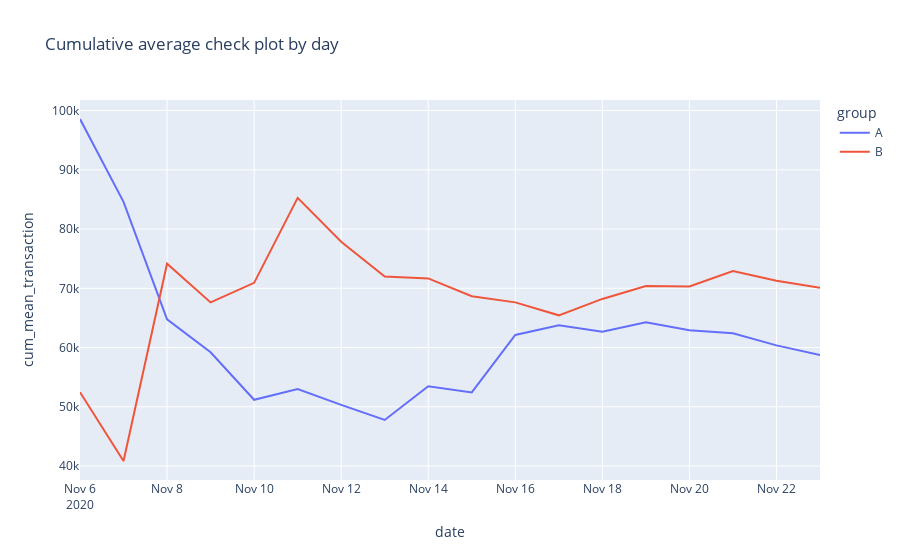

Here is the notebook cell this chart was saved with:
### Code cell
fig = px.line(
    sample_grouped,
    x='date',
    y='cum_mean_transaction',
    color='group',
     title='Cumulative average check plot by day'
)
fig.show()

### Figure 1 — Plotly figure (JSON) as saved in the notebook; plotly's stock layout.template omitted (floating-point values rounded to 4 significant figures)
{"data": [{"hovertemplate": "group=A<br>date=%{x}<br>cum_mean_transaction=%{y}<extra></extra>", "legendgroup": "A", "line": {"color": "#636efa", "dash": "solid"}, "marker": {"symbol": "circle"}, "mode": "lines", "name": "A", "orientation": "v", "showlegend": true, "type": "scatter", "x": ["2020-11-06T00:00:00", "2020-11-07T00:00:00", "2020-11-08T00:00:00", "2020-11-09T00:00:00", "2020-11-10T00:00:00", "2020-11-11T00:00:00", "2020-11-12T00:00:00", "2020-11-13T00:00:00", "2020-11-14T00:00:00", "2020-11-15T00:00:00", "2020-11-16T00:00:00", "2020-11-17T00:00:00", "2020-11-18T00:00:00", "2020-11-19T00:00:00", "2020-11-20T00:00:00", "2020-11-21T00:00:00", "2020-11-22T00:00:00", "2020-11-23T00:00:00"], "xaxis": "x", "y": [98580.0, 84590.0, 64769, 59200.0, 51180.0, 53010.0, 50330.0, 47770.0, 53470.0, 52420.0, 62130.0, 63750.0, 62680.0, 64260.0, 62930.0, 62420.0, 60360.0, 58750.0], "yaxis": "y"}, {"hovertemplate": "group=B<br>date=%{x}<br>cum_mean_transaction=%{y}<extra></extra>", "legendgroup": "B", "line": {"color": "#EF553B", "dash": "solid"}, "marker": {"symbol": "circle"}, "mode": "lines", "name": "B", "orientation": "v", "showlegend": true, "type": "scatter", "x": ["2020-11-06T00:00:00", "2020-11-07T00:00:00", "2020-11-08T00:00:00", "2020-11-09T00:00:00", "2020-11-10T00:00:00", "2020-11-11T00:00:00", "2020-11-12T00:00:00", "2020-11-13T00:00:00", "2020-11-14T00:00:00", "2020-11-15T00:00:00", "2020-11-16T00:00:00", "2020-11-17T00:00:00", "2020-11-18T00:00:00", "2020-11-19T00:00:00", "2020-11-20T00:00:00", "2020-11-21T00:00:00", "2020-11-22T00:00:00", "2020-11-23T00:00:00"], "xaxis": "x", "y": [52455, 40850.0, 74140.0, 67620.0, 70920.0, 85280.0, 77860.0, 72000.0, 71670.0, 68660.0, 67620.0, 65440.0, 68210.0, 70400.0, 70300.0, 72910.0, 71290.0, 70100.0], "yaxis": "y"}], "layout": {"legend": {"title": {"text": "group"}, "tracegroupgap": 0}, "title": {"text": "Cumulative average check plot by day"}, "xaxis": {"anchor": "y", "domain": [0, 1], "title": {"text": "date"}}, "yaxis": {"anchor": "x", "domain": [0, 1], "title": {"text": "cum_mean_transaction"}}}}
